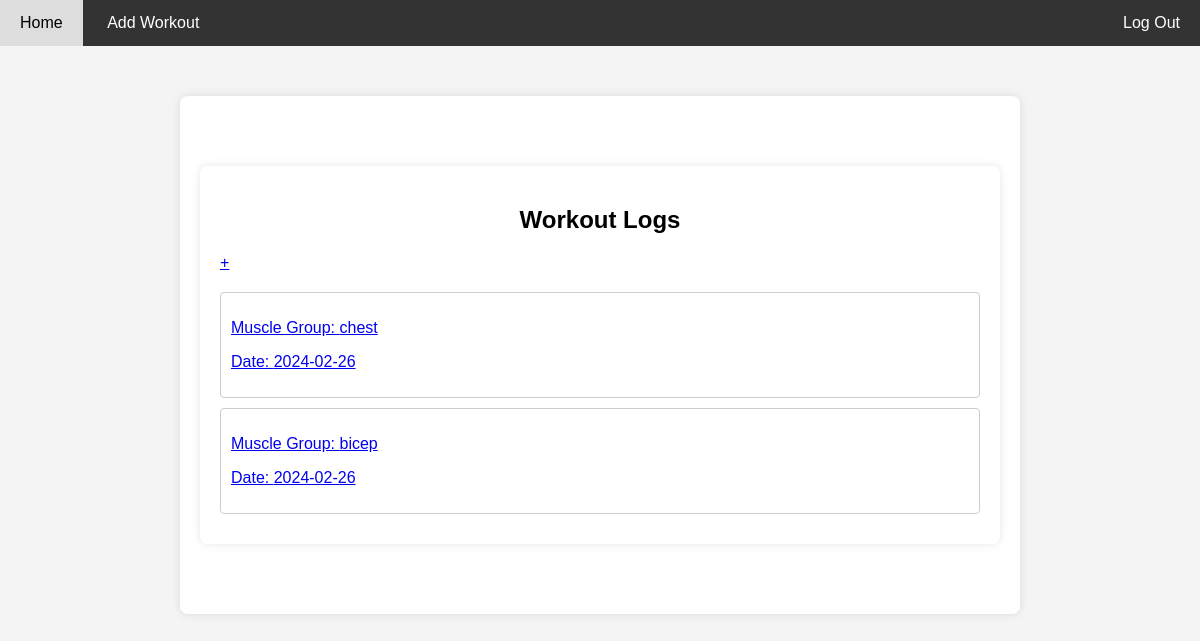
/ (signed in), run on the app's committed database.
### tables this page shows
CREATE TABLE logs (id INTEGER PRIMARY KEY AUTOINCREMENT NOT NULL, user_id INT NOT NULL, date DATE NOT NULL, muscle_group TEXT NOT NULL, FOREIGN KEY (user_id) REFERENCES users (id));

### app.py (the view)
@app.route("/")
@login_required
def index():
    logs = db.execute("""SELECT * FROM logs WHERE user_id = ?
                      ORDER BY date DESC""", session["user_id"])
    return render_template("index.html", logs = logs)

### app.py (called while the page is built)
@app.after_request
def after_request(response):
    response.headers["Cache-Control"] = "no-cache, no-store, must-revalidate"
    response.headers["Expires"] = 0
    response.headers["Pragma"] = "no-cache"
    return response

### helpers.py (called while the page is built)
def login_required(f):
    @wraps(f)
    def decorated_function(*args, **kwargs):
        if session.get("user_id") is None:
            return redirect("/login")
        return f(*args, **kwargs)
    return decorated_function

### templates/index.html (shortened to what this page needs)
{% extends "layout.html" %}
{% block main %}
    <div class="container">
        <h2>Workout Logs</h2>
        <a href="/add_log" class="add_log_sign">+</a>
        <div class="logs">
            {% for log in logs %}
            <a href="/log/{{ log.id }}" class="log_details">
                <div class="log">
                    <p>Muscle Group: {{ log.muscle_group }}</p>
                    <p>Date: {{ log.date }}</p>
                </div>
            </a>
            {% endfor %}
        </div>
    </div>
{% endblock %}

### static/styles.css (style rules this page uses)
body { font-family: Arial, sans-serif; margin: 0; padding: 0; background-color: #f4f4f4; }
.container { max-width: 800px; margin: 50px auto; padding: 20px; background-color: #fff; border-radius: 8px; box-shadow: 0 0 10px rgba(0, 0, 0, 0.1); display:block; justify-content: center; align-items: center; }
h2 { text-align: center; }
.logs { margin-top: 20px; }
.log { border: 1px solid #ccc; border-radius: 4px; padding: 10px; margin-bottom: 10px; }

### data on the page
logs: muscle_group "chest", date "2024-02-26"
logs: muscle_group "bicep", date "2024-02-26"
